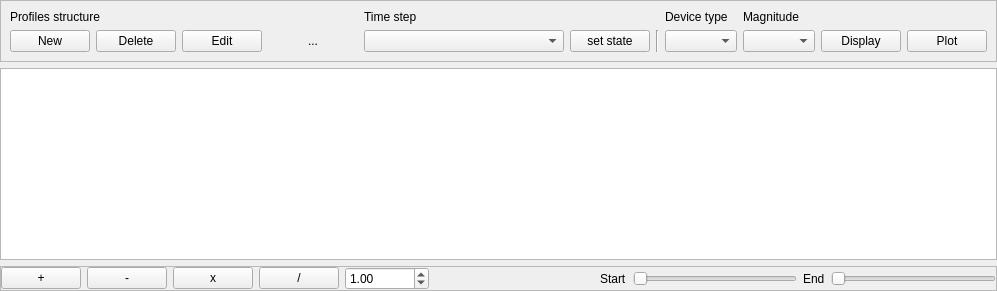
          <widget class="QWidget" name="tab_11">
           <attribute name="title">
            <string>Time series</string>
           </attribute>
           <layout class="QVBoxLayout" name="verticalLayout_14">
            <property name="margin">
             <number>0</number>
            </property>
            <item>
             <widget class="QFrame" name="frame">
              <property name="frameShape">
               <enum>QFrame::StyledPanel</enum>
              </property>
              <property name="frameShadow">
               <enum>QFrame::Raised</enum>
              </property>
              <layout class="QGridLayout" name="gridLayout_5">
               <item row="1" column="3">
                <widget class="QPushButton" name="edit_profiles_pushButton">
                 <property name="text">
                  <string>Edit</string>
                 </property>
                 <property name="icon">
                  <iconset resource="icons.qrc">
                   <normaloff>:/Icons/white_icons/edit.svg</normaloff>:/Icons/white_icons/edit.svg</iconset>
                 </property>
                 <property name="flat">
                  <bool>false</bool>
                 </property>
                </widget>
               </item>
               <item row="1" column="11">
                <widget class="Line" name="line_7">
                 <property name="orientation">
                  <enum>Qt::Vertical</enum>
                 </property>
                </widget>
               </item>
               <item row="1" column="8" colspan="2">
                <widget class="QComboBox" name="profile_time_selection_comboBox">
                 <property name="minimumSize">
                  <size>
                   <width>200</width>
                   <height>0</height>
                  </size>
                 </property>
                </widget>
               </item>
               <item row="1" column="13">
                <widget class="QComboBox" name="profile_device_type_comboBox"/>
               </item>
               <item row="1" column="15">
                <widget class="QComboBox" name="device_type_magnitude_comboBox"/>
               </item>
               <item row="0" column="1" colspan="2">
                <widget class="QLabel" name="label_8">
                 <property name="text">
                  <string>Profiles structure</string>
                 </property>
                </widget>
               </item>
               <item row="1" column="5">
                <spacer name="horizontalSpacer">
                 <property name="orientation">
                  <enum>Qt::Horizontal</enum>
                 </property>
                 <property name="sizeHint" stdset="0">
                  <size>
                   <width>40</width>
                   <height>20</height>
                  </size>
                 </property>
                </spacer>
               </item>
               <item row="1" column="2">
                <widget class="QPushButton" name="delete_profiles_structure_pushButton">
                 <property name="text">
                  <string>Delete</string>
                 </property>
                 <property name="icon">
                  <iconset resource="icons.qrc">
                   <normaloff>:/Icons/white_icons/delete.svg</normaloff>:/Icons/white_icons/delete.svg</iconset>
                 </property>
                </widget>
               </item>
               <item row="1" column="10">
                <widget class="QPushButton" name="set_profile_state_button">
                 <property name="text">
                  <string>set state</string>
                 </property>
                </widget>
               </item>
               <item row="0" column="13">
                <widget class="QLabel" name="label_9">
                 <property name="text">
                  <string>Device type</string>
                 </property>
                </widget>
               </item>
               <item row="1" column="1">
                <widget class="QPushButton" name="new_profiles_structure_pushButton">
                 <property name="text">
                  <string>New</string>
                 </property>
                 <property name="icon">
                  <iconset resource="icons.qrc">
                   <normaloff>:/Icons/white_icons/new.svg</normaloff>:/Icons/white_icons/new.svg</iconset>
                 </property>
                </widget>
               </item>
               <item row="0" column="15">
                <widget class="QLabel" name="label_21">
                 <property name="text">
                  <string>Magnitude</string>
                 </property>
                </widget>
               </item>
               <item row="1" column="16">
                <widget class="QPushButton" name="profile_display_pushButton">
                 <property name="text">
                  <string>Display</string>
                 </property>
                 <property name="icon">
                  <iconset resource="icons.qrc">
                   <normaloff>:/Icons/white_icons/squares.svg</normaloff>:/Icons/white_icons/squares.svg</iconset>
                 </property>
                </widget>
               </item>
               <item row="0" column="8" colspan="3">
                <widget class="QLabel" name="label_10">
                 <property name="text">
                  <string>Time step</string>
                 </property>
                </widget>
               </item>
               <item row="1" column="6">
                <widget class="QLabel" name="profile_label">
                 <property name="text">
                  <string>...</string>
                 </property>
                </widget>
               </item>
               <item row="1" column="7">
                <spacer name="horizontalSpacer_9">
                 <property name="orientation">
                  <enum>Qt::Horizontal</enum>
                 </property>
                 <property name="sizeHint" stdset="0">
                  <size>
                   <width>40</width>
                   <height>20</height>
                  </size>
                 </property>
                </spacer>
               </item>
               <item row="1" column="17">
                <widget class="QPushButton" name="plot_time_series_pushButton">
                 <property name="text">
                  <string>Plot</string>
                 </property>
                 <property name="icon">
                  <iconset resource="icons.qrc">
                   <normaloff>:/Icons/white_icons/bars.svg</normaloff>:/Icons/white_icons/bars.svg</iconset>
                 </property>
                </widget>
               </item>
              </layout>
             </widget>
            </item>
            <item>
             <widget class="QTableView" name="tableView">
              <property name="layoutDirection">
               <enum>Qt::LeftToRight</enum>
              </property>
             </widget>
            </item>
            <item>
             <widget class="QFrame" name="frame_20">
              <property name="frameShape">
               <enum>QFrame::StyledPanel</enum>
              </property>
              <property name="frameShadow">
               <enum>QFrame::Raised</enum>
              </property>
              <layout class="QHBoxLayout" name="horizontalLayout_8">
               <property name="margin">
                <number>0</number>
               </property>
               <item>
                <widget class="QPushButton" name="profile_add_pushButton">
                 <property name="toolTip">
                  <string>Add value to the profile</string>
                 </property>
                 <property name="text">
                  <string>+</string>
                 </property>
                </widget>
               </item>
               <item>
                <widget class="QPushButton" name="profile_subtract_pushButton">
                 <property name="toolTip">
                  <string>Subtract value from the profile</string>
                 </property>
                 <property name="text">
                  <string>-</string>
                 </property>
                </widget>
               </item>
               <item>
                <widget class="QPushButton" name="profile_multiply_pushButton">
                 <property name="toolTip">
                  <string>Multiply the profile by a value</string>
                 </property>
                 <property name="text">
                  <string>x</string>
                 </property>
                </widget>
               </item>
               <item>
                <widget class="QPushButton" name="profile_divide_pushButton">
                 <property name="toolTip">
                  <string>Divide the profile by a value</string>
                 </property>
                 <property name="text">
                  <string>/</string>
                 </property>
                </widget>
               </item>
               <item>
                <widget class="QDoubleSpinBox" name="profile_factor_doubleSpinBox">
                 <property name="maximum">
                  <double>9999999.000000000000000</double>
                 </property>
                 <property name="value">
                  <double>1.000000000000000</double>
                 </property>
                </widget>
               </item>
               <item>
                <spacer name="horizontalSpacer_7">
                 <property name="orientation">
                  <enum>Qt::Horizontal</enum>
                 </property>
                 <property name="sizeHint" stdset="0">
                  <size>
                   <width>40</width>
                   <height>20</height>
                  </size>
                 </property>
                </spacer>
               </item>
               <item>
                <widget class="QLabel" name="label_36">
                 <property name="text">
                  <string>Start</string>
                 </property>
                </widget>
               </item>
               <item>
                <widget class="QSlider" name="profile_start_slider">
                 <property name="orientation">
                  <enum>Qt::Horizontal</enum>
                 </property>
                </widget>
               </item>
               <item>
                <widget class="QLabel" name="label_35">
                 <property name="text">
                  <string>End</string>
                 </property>
                </widget>
               </item>
               <item>
                <widget class="QSlider" name="profile_end_slider">
                 <property name="orientation">
                  <enum>Qt::Horizontal</enum>
                 </property>
                </widget>
               </item>
              </layout>
             </widget>
            </item>
           </layout>
          </widget>
